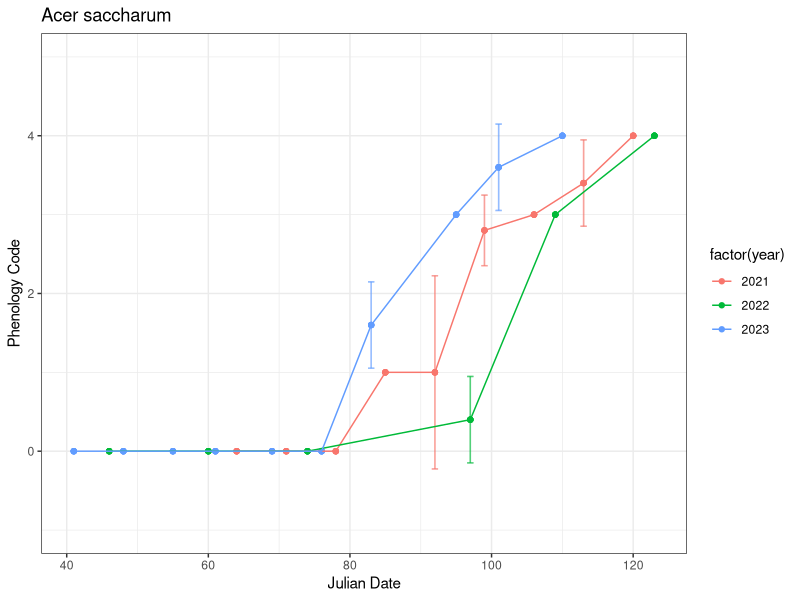
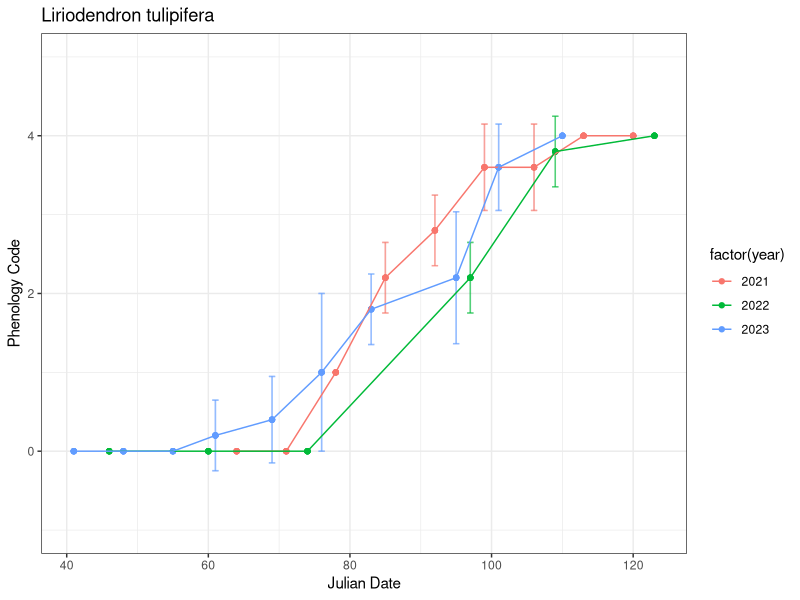
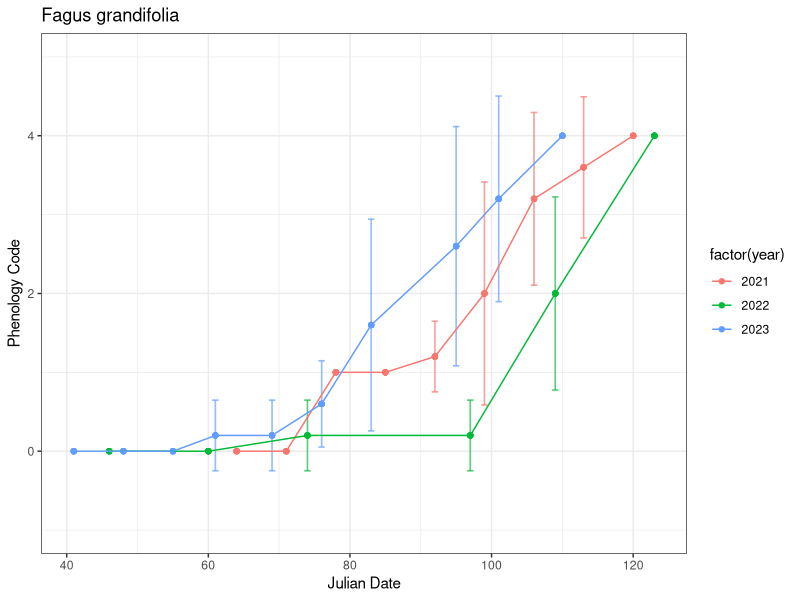
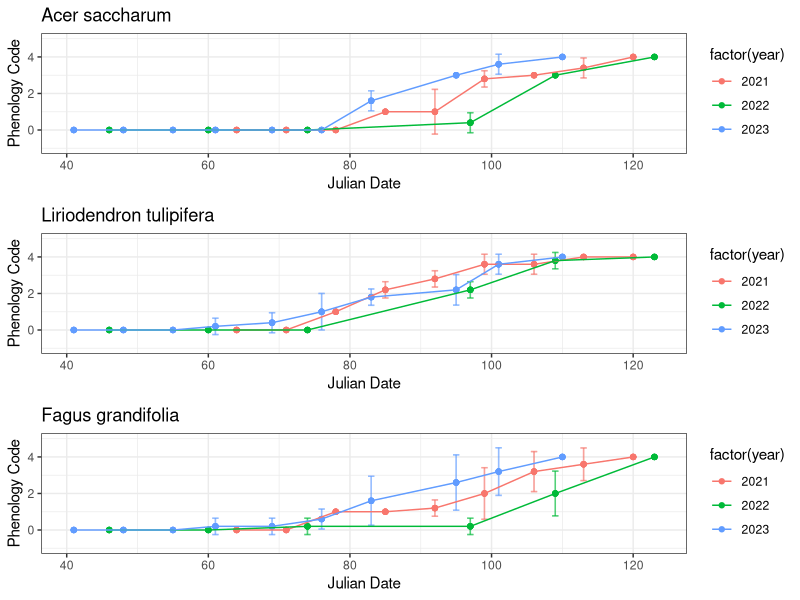
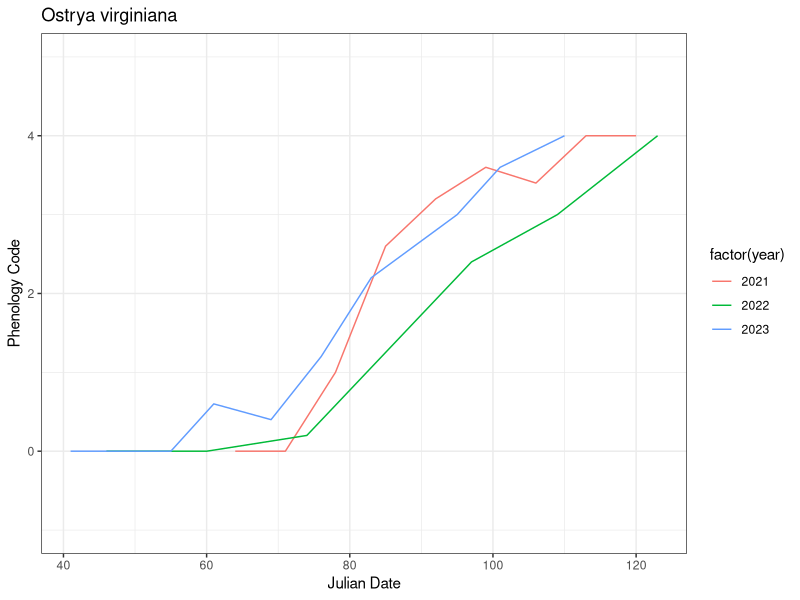
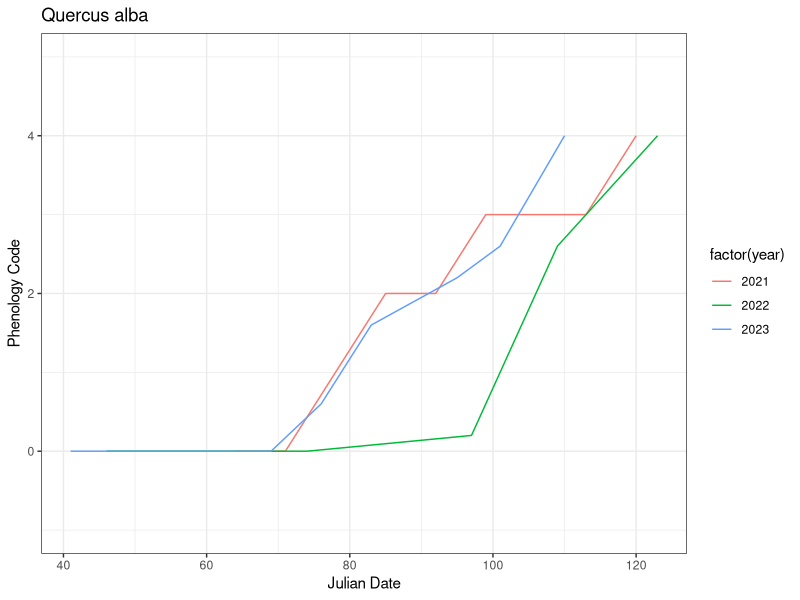
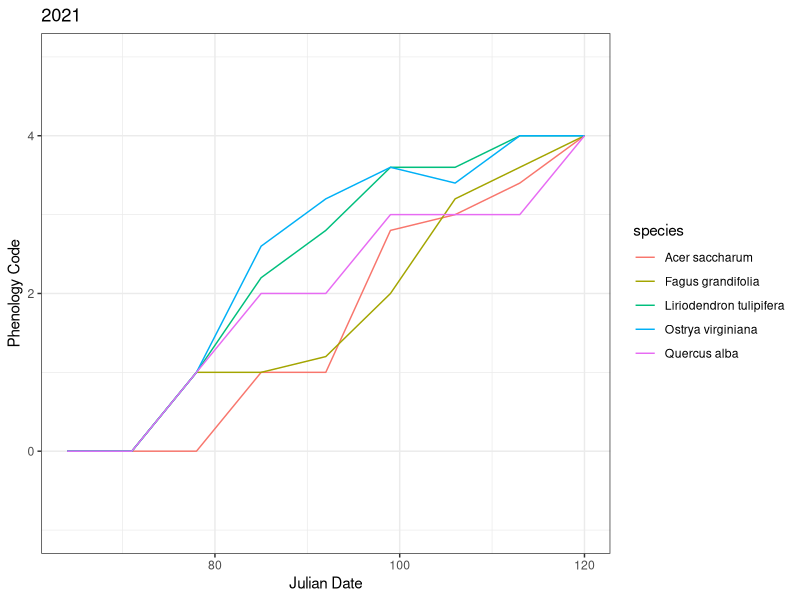
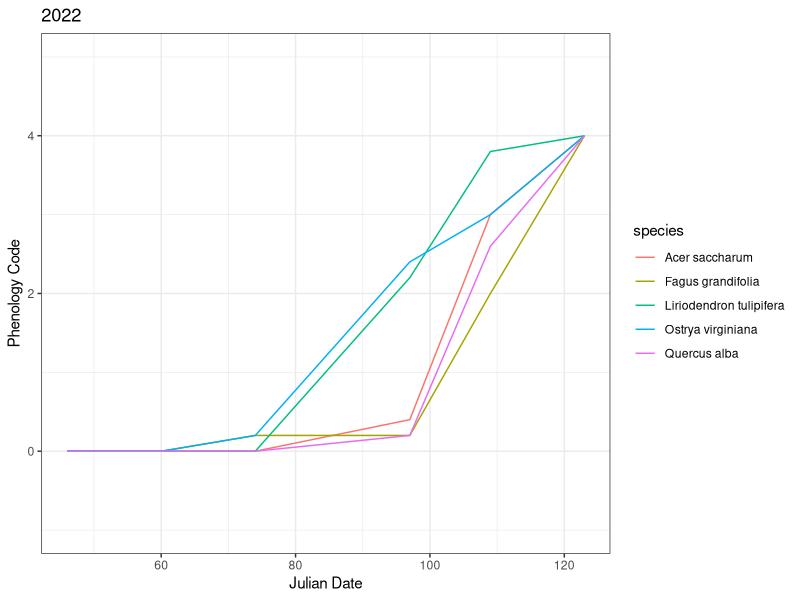

Reproduce these figures in R, in order.
### Code to plot phenology from the APSU farm
### written by Joe Endris

library(dplyr)
library(tidyr)
library(ggplot2)
library(ggfortify)
library(multcomp)
library(multcompView)
library(lubridate)
library(readxl)
library(gridExtra)

phenology<-read_excel("data/phenology_check.xlsx")

#data prep
phenology <- mutate(phenology, year=year(date))

phenology$julian_date <- yday(phenology$date)

#omit any blank spots in the mean_phenology column
phenology <- phenology[complete.cases(phenology[,4]),]

#calculate mean phenology by julian date
phenology <- phenology%>%
  group_by(species, year, julian_date) %>%
  dplyr::mutate(mean_phenology=mean(phenology))

#calculate SD for phenology
phenology <- phenology%>%
  group_by(species, year, julian_date) %>%
  mutate(pheno_sd = sd(phenology, na.rm=TRUE))

###############################################
### Plot to show three core species by year ###
###############################################

maple_phenology<-ggplot(data=subset(phenology, species=="Acer saccharum"), aes(x = julian_date, y=mean_phenology, color=factor(year))) +
  geom_point()+
  geom_errorbar(aes(y = mean_phenology, ymin = mean_phenology - pheno_sd, ymax = mean_phenology + pheno_sd), alpha = .2) +
  geom_line()+
  ylab("Phenology Code")+
  xlab("Julian Date")+
  ylim(-1, 5)+
  theme_bw()+
  ggtitle("Acer saccharum")
maple_phenology

poplar_phenology<-ggplot(data=subset(phenology, species=="Liriodendron tulipifera"), aes(x = julian_date, y=mean_phenology, color=factor(year))) +
  geom_point()+
  geom_errorbar(aes(y = mean_phenology, ymin = mean_phenology - pheno_sd, ymax = mean_phenology + pheno_sd), alpha = .2) +
  geom_line()+
  ylab("Phenology Code")+
  xlab("Julian Date")+
  ylim(-1, 5)+
  theme_bw()+
  ggtitle("Liriodendron tulipifera")
poplar_phenology

beech_phenology<-ggplot(data=subset(phenology, species=="Fagus grandifolia"), aes(x = julian_date, y=mean_phenology, color=factor(year))) +
  geom_point()+
  geom_errorbar(aes(y = mean_phenology, ymin = mean_phenology - pheno_sd, ymax = mean_phenology + pheno_sd), alpha = .2) +
  geom_line()+
  ylab("Phenology Code")+
  xlab("Julian Date")+
  ylim(-1, 5)+
  theme_bw()+
  ggtitle("Fagus grandifolia")
beech_phenology

grid.arrange(maple_phenology, poplar_phenology, beech_phenology, nrow=3)

##############################################
### Plot to show two other species by year ###
##############################################

hornbeam_phenology<-ggplot(data=subset(phenology, species=="Ostrya virginiana"), aes(x = julian_date, y=mean_phenology, color=factor(year))) +
  geom_line()+
  ylab("Phenology Code")+
  xlab("Julian Date")+
  ylim(-1, 5)+
  theme_bw()+
  ggtitle("Ostrya virginiana")

hornbeam_phenology

oak_phenology<-ggplot(data=subset(phenology, species=="Quercus alba"), aes(x = julian_date, y=mean_phenology, color=factor(year))) +
  geom_line()+
  ylab("Phenology Code")+
  xlab("Julian Date")+
  ylim(-1, 5)+
  theme_bw()+
  ggtitle("Quercus alba")

oak_phenology

###############################################################
### Plot to show phenology by year with all 5 species shown ###
###############################################################

###code for six panel version
year1<-ggplot(data=subset(phenology, year==2021), aes(x = julian_date, y=mean_phenology, color=species)) +
  geom_line()+
  ylab("Phenology Code")+
  xlab("Julian Date")+
  ylim(-1, 5)+
  theme_bw()+
  ggtitle("2021")
year1

year2<-ggplot(data=subset(phenology, year==2022), aes(x = julian_date, y=mean_phenology, color=species)) +
  geom_line()+
  ylab("Phenology Code")+
  xlab("Julian Date")+
  ylim(-1, 5)+
  theme_bw()+
  ggtitle("2022")
year2

year3<-ggplot(data=subset(phenology, year==2023), aes(x = julian_date, y=mean_phenology, color=species)) +
  geom_line()+
  ylab("Phenology Code")+
  xlab("Julian Date")+
  ylim(-1, 5)+
  theme_bw()+
  ggtitle("2023")
year2

grid.arrange(year1, year2, year3, nrow=3)
